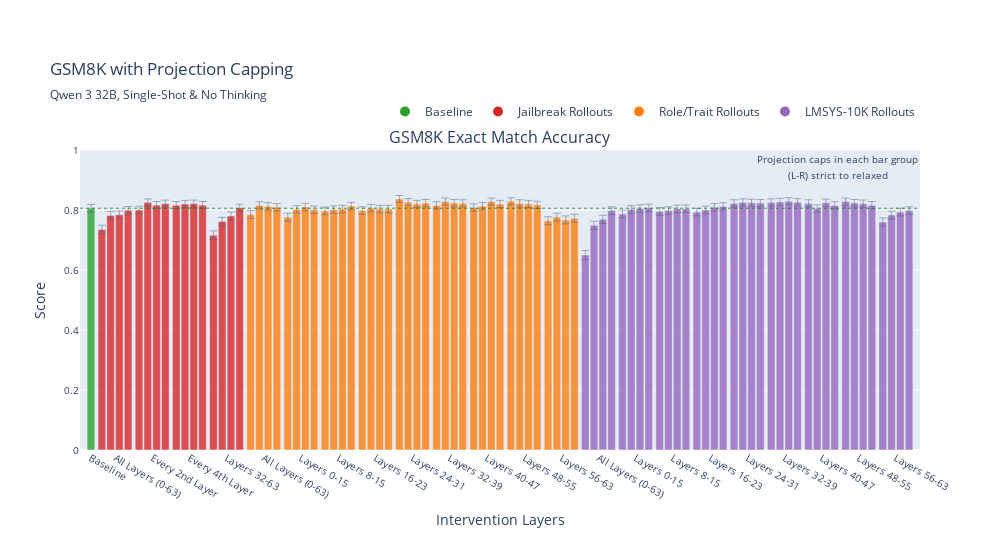

Source (notebook cell):
### Code cell
fig_gsm8k = plot_benchmark_results(df_gsm8k_plot, 'gsm8k', 
                                  title="GSM8K with Projection Capping", 
                                  subtitle=subtitle,
                                  total_layers=total_layers)
fig_gsm8k.show()
fig_gsm8k.write_html(f"{out_dir}/gsm8k.html")
print(f"saved to {out_dir}/gsm8k.html")

### Figure 1 — Plotly figure (JSON) as saved in the notebook; plotly's stock layout.template omitted (floating-point values rounded to 4 significant figures; data arrays with more than 128 entries replaced by an {"elided": "..."} marker saying what was removed)
{"data": [{"customdata": {"elided": "89x2 str values"}, "error_y": {"array": [0.01251, 0.01396, 0.01306, 0.01302, 0.01268, 0.01266, 0.01202, 0.01226, 0.01213, 0.01226, 0.01216, 0.01213, 0.01226, 0.01427, 0.01347, 0.01311, 0.01249, 0.013, 0.01229, 0.01236, 0.01244, 0.01319, 0.01261, 0.01241, 0.01263, 0.01273, 0.01263, 0.01258, 0.01234, 0.0127, 0.01251, 0.01258, 0.01258, 0.01169, 0.01199, 0.01216, 0.01208, 0.01229, 0.01194, 0.01208, 0.0121, 0.01246, 0.01234, 0.01194, 0.01216, 0.01191, 0.0121, 0.01216, 0.01223, 0.01343, 0.01319, 0.01337, 0.01327, 0.01509, 0.01372, 0.01333, 0.0127, 0.01295, 0.01261, 0.01254, 0.01249, 0.01277, 0.0127, 0.01256, 0.01256, 0.01282, 0.01266, 0.01244, 0.01236, 0.0121, 0.01202, 0.01205, 0.01208, 0.01202, 0.01197, 0.01191, 0.01199, 0.0121, 0.01254, 0.01205, 0.01229, 0.01194, 0.01208, 0.01213, 0.01226, 0.01351, 0.01304, 0.01282, 0.0127], "thickness": 0.5, "type": "data", "visible": true}, "hovertemplate": "%{customdata[0]}<br>Config: %{customdata[1]}<br>Value: %{y:.1%}<extra></extra>", "marker": {"color": ["#2ca02c", "#d62728", "#d62728", "#d62728", "#d62728", "#d62728", "#d62728", "#d62728", "#d62728", "#d62728", "#d62728", "#d62728", "#d62728", "#d62728", "#d62728", "#d62728", "#d62728", "#ff7f0e", "#ff7f0e", "#ff7f0e", "#ff7f0e", "#ff7f0e", "#ff7f0e", "#ff7f0e", "#ff7f0e", "#ff7f0e", "#ff7f0e", "#ff7f0e", "#ff7f0e", "#ff7f0e", "#ff7f0e", "#ff7f0e", "#ff7f0e", "#ff7f0e", "#ff7f0e", "#ff7f0e", "#ff7f0e", "#ff7f0e", "#ff7f0e", "#ff7f0e", "#ff7f0e", "#ff7f0e", "#ff7f0e", "#ff7f0e", "#ff7f0e", "#ff7f0e", "#ff7f0e", "#ff7f0e", "#ff7f0e", "#ff7f0e", "#ff7f0e", "#ff7f0e", "#ff7f0e", "#9467bd", "#9467bd", "#9467bd", "#9467bd", "#9467bd", "#9467bd", "#9467bd", "#9467bd", "#9467bd", "#9467bd", "#9467bd", "#9467bd", "#9467bd", "#9467bd", "#9467bd", "#9467bd", "#9467bd", "#9467bd", "#9467bd", "#9467bd", "#9467bd", "#9467bd", "#9467bd", "#9467bd", "#9467bd", "#9467bd", "#9467bd", "#9467bd", "#9467bd", "#9467bd", "#9467bd", "#9467bd", "#9467bd", "#9467bd", "#9467bd", "#9467bd"]}, "name": "GSM8K Exact Match Accuracy", "opacity": 0.8, "showlegend": false, "type": "bar", "width": 0.35, "x": [0, 0.5, 0.9, 1.3, 1.7, 2.2, 2.6, 3.0, 3.4, 3.9, 4.3, 4.7, 5.1, 5.6, 6.0, 6.4, 6.8, 7.3, 7.7, 8.1, 8.5, 9.0, 9.4, 9.8, 10.2, 10.7, 11.1, 11.5, 11.9, 12.4, 12.8, 13.2, 13.6, 14.1, 14.5, 14.9, 15.3, 15.8, 16.2, 16.6, 17.0, 17.5, 17.9, 18.3, 18.7, 19.2, 19.6, 20.0, 20.4, 20.9, 21.3, 21.7, 22.1, 22.6, 23.0, 23.4, 23.8, 24.3, 24.7, 25.1, 25.5, 26.0, 26.4, 26.8, 27.2, 27.7, 28.1, 28.5, 28.9, 29.4, 29.8, 30.2, 30.6, 31.1, 31.5, 31.9, 32.3, 32.8, 33.2, 33.6, 34.0, 34.5, 34.9, 35.3, 35.7, 36.2, 36.6, 37.0, 37.4], "xaxis": "x", "y": [0.806, 0.735, 0.782, 0.784, 0.799, 0.8, 0.825, 0.816, 0.821, 0.816, 0.82, 0.821, 0.816, 0.716, 0.762, 0.78, 0.807, 0.785, 0.815, 0.812, 0.809, 0.776, 0.802, 0.81, 0.801, 0.797, 0.801, 0.803, 0.813, 0.798, 0.806, 0.803, 0.803, 0.837, 0.826, 0.82, 0.823, 0.815, 0.828, 0.823, 0.822, 0.808, 0.813, 0.828, 0.82, 0.829, 0.822, 0.82, 0.817, 0.764, 0.776, 0.767, 0.772, 0.65, 0.749, 0.769, 0.798, 0.787, 0.802, 0.805, 0.807, 0.795, 0.798, 0.804, 0.804, 0.793, 0.8, 0.809, 0.812, 0.822, 0.825, 0.824, 0.823, 0.825, 0.827, 0.829, 0.826, 0.822, 0.805, 0.824, 0.815, 0.828, 0.823, 0.821, 0.816, 0.76, 0.783, 0.793, 0.798], "yaxis": "y"}, {"marker": {"color": "#2ca02c", "size": 10}, "mode": "markers", "name": "Baseline", "showlegend": true, "type": "scatter", "x": [null], "xaxis": "x", "y": [null], "yaxis": "y"}, {"marker": {"color": "#d62728", "size": 10}, "mode": "markers", "name": "Jailbreak Rollouts", "showlegend": true, "type": "scatter", "x": [null], "xaxis": "x", "y": [null], "yaxis": "y"}, {"marker": {"color": "#ff7f0e", "size": 10}, "mode": "markers", "name": "Role/Trait Rollouts", "showlegend": true, "type": "scatter", "x": [null], "xaxis": "x", "y": [null], "yaxis": "y"}, {"marker": {"color": "#9467bd", "size": 10}, "mode": "markers", "name": "LMSYS-10K Rollouts", "showlegend": true, "type": "scatter", "x": [null], "xaxis": "x", "y": [null], "yaxis": "y"}], "layout": {"annotations": [{"font": {"size": 16}, "showarrow": false, "text": "GSM8K Exact Match Accuracy", "x": 0.5, "xanchor": "center", "xref": "paper", "y": 1, "yanchor": "bottom", "yref": "paper"}, {"showarrow": false, "text": "<span style='font-size:10px'>Projection caps in each bar group<br>(L-R) strict to relaxed</span>", "x": 1, "xanchor": "right", "xref": "paper", "y": 1, "yanchor": "top", "yref": "paper"}], "height": 550, "legend": {"orientation": "h", "x": 1, "xanchor": "right", "y": 1.08, "yanchor": "bottom"}, "margin": {"b": 100, "t": 150}, "shapes": [{"line": {"color": "green", "dash": "dot", "width": 1}, "opacity": 0.8, "type": "line", "x0": 0, "x1": 1, "xref": "x domain", "y0": 0.806, "y1": 0.806, "yref": "y"}], "title": {"subtitle": {"text": "Qwen 3 32B, Single-Shot & No Thinking"}, "text": "GSM8K with Projection Capping"}, "width": 1000, "xaxis": {"anchor": "y", "domain": [0, 1], "range": [-0.5, 37.9], "tickfont": {"size": 10}, "tickmode": "array", "ticktext": ["Baseline", "All Layers (0-63)", "Every 2nd Layer", "Every 4th Layer", "Layers 32-63", "All Layers (0-63)", "Layers 0-15", "Layers 8-15", "Layers 16-23", "Layers 24-31", "Layers 32-39", "Layers 40-47", "Layers 48-55", "Layers 56-63", "All Layers (0-63)", "Layers 0-15", "Layers 8-15", "Layers 16-23", "Layers 24-31", "Layers 32-39", "Layers 40-47", "Layers 48-55", "Layers 56-63"], "tickvals": [0, 1.1, 2.8, 4.5, 6.2, 7.9, 9.6, 11.3, 13.0, 14.7, 16.4, 18.1, 19.8, 21.5, 23.2, 24.9, 26.6, 28.3, 30.0, 31.7, 33.4, 35.1, 36.8], "title": {"text": "Intervention Layers"}}, "yaxis": {"anchor": "x", "domain": [0, 1], "range": [0, 1], "tickfont": {"size": 10}, "title": {"text": "Score"}}}}
